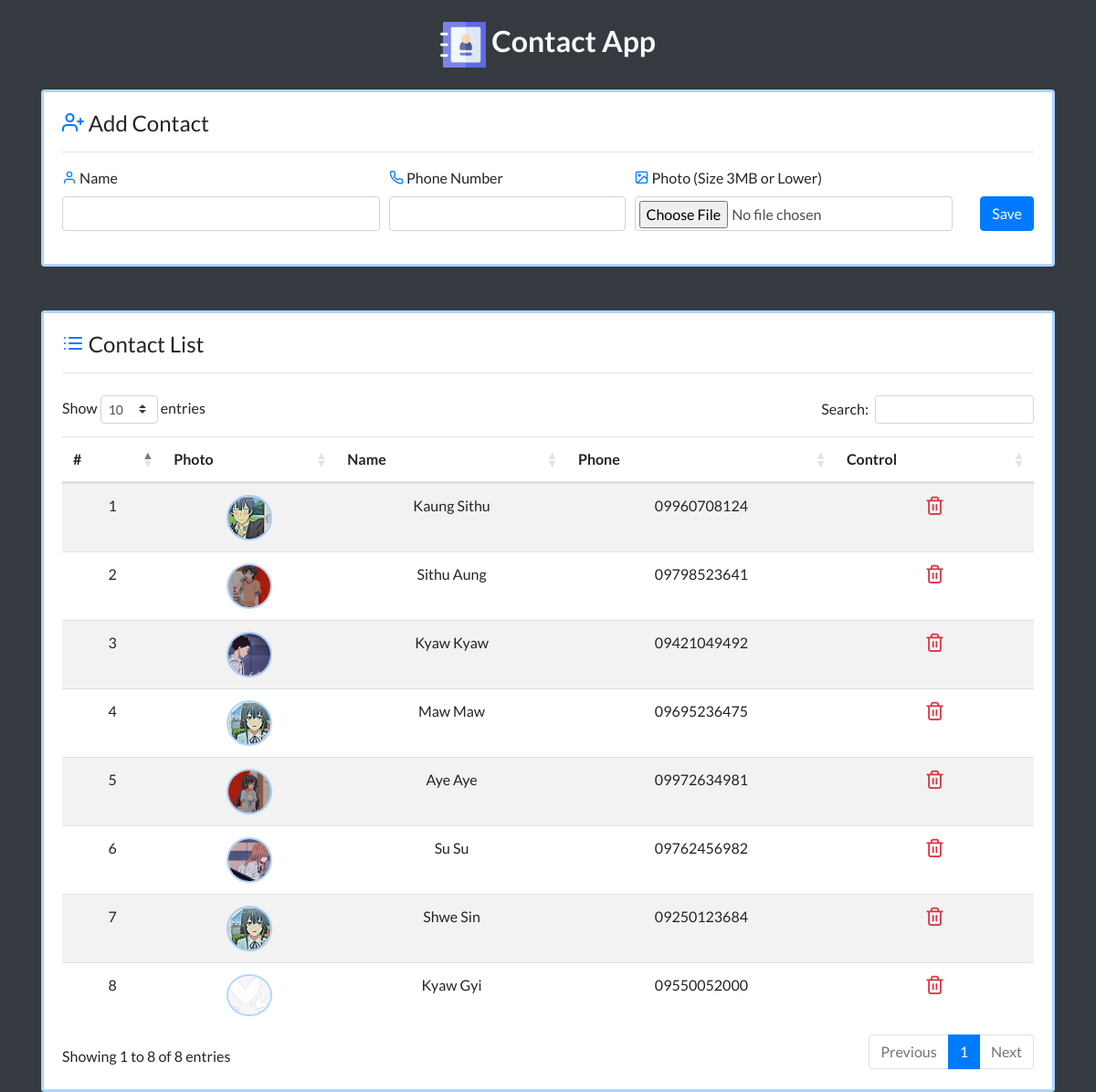
The page / on the database its author committed.
### tables this page shows
CREATE TABLE `contacts` (
  `id` int(11) NOT NULL,
  `name` varchar(55) NOT NULL,
  `phone` varchar(20) NOT NULL,
  `photo` varchar(255) NOT NULL,
  `created_at` timestamp NOT NULL DEFAULT current_timestamp()
);

### core/base.php (called while the page is built, shortened)
<?php
function con(){
    return mysqli_connect("localhost","root","","contact_app");
}
$url = "http://{$_SERVER["HTTP_HOST"]}/contact_app/";

### core/functions.php (called while the page is built, shortened)
<?php
function old($inputName){
    if (isset($_POST[$inputName])){
        return $_POST[$inputName];
    }else{
        return "";
    }
}
function contacts(){
    $sql = "SELECT * FROM contacts";
    $query = mysqli_query(con(),$sql);
    $rows = [];
    while ($row = mysqli_fetch_assoc($query)){
        array_push($rows,$row);
    }
    return $rows;
}

### index.php (the view, shortened to what this page needs)
<?php include "template/header.php" ?>
<div class="container">
    <div class="row">
        <div class="col-12">
            <h2 class="text-center mt-4 font-weight-bolder text-light"><img src="<?php echo $url; ?>assets/img/contact-book.svg" alt="" class="logo"> Contact App</h2>
            <div class="card mt-4">
                <div class="card-body">
                    <div class="">
                        <h4>
                            <i class="feather-user-plus text-primary"></i> Add Contact
                        </h4>
                        <hr>
                        <form class="justify-content-between" method="post" enctype="multipart/form-data">
                            <div class="form-row align-items-center justify-content-between">
                                <div class="form-group col-12 col-lg-4">
                                    <label for="name" class="mr-2"><i class="feather-user text-primary"></i> Name</label>
                                    <input type="text" id="name" name="name" class="form-control" autofocus value="<?php echo old('name'); ?>">
                                </div>
                                <div class="form-group col-12 col-lg-3">
                                    <label for="phone" class="mr-2"><i class="feather-phone text-primary"></i> Phone Number</label>
                                    <input type="number" id="phone" name="phone" class="form-control" value="<?php echo old('phone'); ?>">
                                </div>
                                <div class="form-group col-12 col-lg-4">
                                    <label for="photo" class="mr-2"><i class="feather-image text-primary"></i> Photo (Size 3MB or Lower)</label>
                                    <input type="file" id="photo" name="photo"  class="form-control p-1 overflow-hidden">
                                </div>
                                <div class="form-group col-12 col-lg-1 text-right mb-0">
                                    <button class="btn btn-primary mt-3" name="addCon">Save</button>
                                </div>
                            </div>
                        </form>
                    </div>
                </div>
            </div>
            <div class="card mt-5">
                <div class="card-body">
                    <h4><i class="feather-list text-primary"></i> Contact List</h4>
                    <hr class="pb-2">
                    <table class="table table-striped">
                        <thead>
                            <tr class="text-center">
                                <th>#</th>
                                <th>Photo</th>
                                <th>Name</th>
                                <th>Phone</th>
                                <th>Control</th>
                            </tr>
                        </thead>
                        <tbody>
                            <?php foreach (contacts() as $c){ ?>
                                <tr class="text-center">
                                    <td><?php echo $c['id']; ?></td>
                                    <td><img src="<?php echo $c['photo'] ?>" alt="" class="rounded-circle contact-photo"></td>
                                    <td><?php echo $c['name']; ?></td>
                                    <td><?php echo $c['phone']; ?></td>
                                    <td><a href="delete.php?id=<?php echo $c['id'];?>"><i class="feather-trash-2 text-danger" title="Delete" style="font-size: 22px"></i></a></td>
                                </tr>
                            <?php } ?>
                        </tbody>
                    </table>
                </div>
            </div>
        </div>
    </div>
</div>
<?php include "template/footer.php" ?>

### template/header.php (shortened to what this page needs)
<?php require_once "core/base.php"; ?>
<?php require_once "core/functions.php"; ?>
<!doctype html>
<html lang="en">
<head>
    <link rel="stylesheet" href="<?php echo $url; ?>assets/vendor/bootstrap/css/bootstrap.css">
    <link rel="stylesheet" href="<?php echo $url; ?>assets/vendor/feather-icons-web/feather.css">
    <link rel="stylesheet" href="https://cdnjs.cloudflare.com/ajax/libs/twitter-bootstrap/4.5.2/css/bootstrap.css">
    <link rel="stylesheet" href="https://cdn.datatables.net/1.10.22/css/dataTables.bootstrap4.min.css">
    <link rel="stylesheet" href="<?php echo $url; ?>assets/css/style.css">
</head>
<body class="bg-dark">

### template/footer.php (shortened to what this page needs)
</body>
</html>

### template/header.php (style rules this page uses)
* { font-family: 'Lato', sans-serif; }
.logo { width: 50px; transition: 0.5s; }
.contact-photo { width: 50px; border:2px solid #007bff50; transition: 0.5s; cursor: pointer; }
.card { border: 3px solid #007bff50; }

### rows shown on the page
contacts: id "1", photo (picture), name "Kaung Sithu", phone "09960708124"
contacts: id "2", photo (picture), name "Sithu Aung", phone "09798523641"
contacts: id "3", photo (picture), name "Kyaw Kyaw", phone "09421049492"
contacts: id "4", photo (picture), name "Maw Maw", phone "09695236475"
contacts: id "5", photo (picture), name "Aye Aye", phone "09972634981"
contacts: id "6", photo (picture), name "Su Su", phone "09762456982"
contacts: id "7", photo (picture), name "Shwe Sin", phone "09250123684"
contacts: id "8", photo (picture), name "Kyaw Gyi", phone "09550052000"
